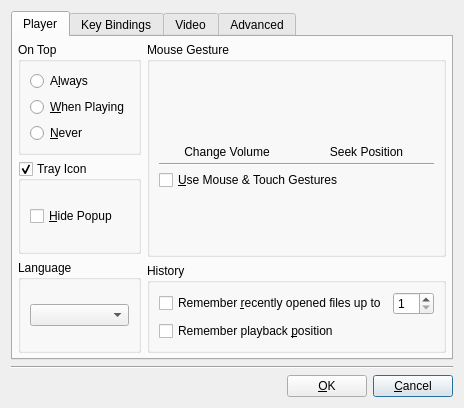
<?xml version="1.0" encoding="UTF-8"?>
<ui version="4.0">
 <class>PreferencesDialog</class>
 <widget class="QDialog" name="PreferencesDialog">
  <property name="geometry">
   <rect>
    <x>0</x>
    <y>0</y>
    <width>447</width>
    <height>408</height>
   </rect>
  </property>
  <property name="windowTitle">
   <string>Preferences</string>
  </property>
  <layout class="QVBoxLayout" name="verticalLayout_12">
   <item>
    <widget class="QTabWidget" name="tabWidget">
     <property name="currentIndex">
      <number>0</number>
     </property>
     <widget class="QWidget" name="tab">
      <attribute name="title">
       <string>Player</string>
      </attribute>
      <layout class="QHBoxLayout" name="horizontalLayout_5">
       <property name="leftMargin">
        <number>5</number>
       </property>
       <property name="topMargin">
        <number>5</number>
       </property>
       <property name="rightMargin">
        <number>5</number>
       </property>
       <property name="bottomMargin">
        <number>5</number>
       </property>
       <item>
        <layout class="QVBoxLayout" name="verticalLayout">
         <item>
          <widget class="QGroupBox" name="groupBox">
           <property name="title">
            <string>On Top</string>
           </property>
           <layout class="QVBoxLayout" name="verticalLayout_2">
            <item>
             <widget class="QRadioButton" name="alwaysRadioButton">
              <property name="text">
               <string>A&amp;lways</string>
              </property>
             </widget>
            </item>
            <item>
             <widget class="QRadioButton" name="playingRadioButton">
              <property name="text">
               <string>&amp;When Playing</string>
              </property>
             </widget>
            </item>
            <item>
             <widget class="QRadioButton" name="neverRadioButton">
              <property name="text">
               <string>&amp;Never</string>
              </property>
             </widget>
            </item>
           </layout>
          </widget>
         </item>
         <item>
          <widget class="QGroupBox" name="groupBox_2">
           <property name="title">
            <string>Tray Icon</string>
           </property>
           <property name="checkable">
            <bool>true</bool>
           </property>
           <layout class="QVBoxLayout" name="verticalLayout_3">
            <item>
             <widget class="QCheckBox" name="hidePopupCheckBox">
              <property name="text">
               <string>&amp;Hide Popup</string>
              </property>
             </widget>
            </item>
           </layout>
          </widget>
         </item>
         <item>
          <widget class="QGroupBox" name="groupBox_6">
           <property name="title">
            <string>Language</string>
           </property>
           <layout class="QHBoxLayout" name="horizontalLayout_3">
            <item>
             <widget class="QComboBox" name="langComboBox">
              <property name="sizePolicy">
               <sizepolicy hsizetype="Expanding" vsizetype="Fixed">
                <horstretch>0</horstretch>
                <verstretch>0</verstretch>
               </sizepolicy>
              </property>
             </widget>
            </item>
           </layout>
          </widget>
         </item>
        </layout>
       </item>
       <item>
        <layout class="QVBoxLayout" name="verticalLayout_9">
         <item>
          <widget class="QGroupBox" name="groupBox_4">
           <property name="title">
            <string>Mouse Gesture</string>
           </property>
           <layout class="QVBoxLayout" name="verticalLayout_7">
            <property name="spacing">
             <number>4</number>
            </property>
            <item>
             <spacer name="verticalSpacer_2">
              <property name="orientation">
               <enum>Qt::Vertical</enum>
              </property>
              <property name="sizeHint" stdset="0">
               <size>
                <width>20</width>
                <height>40</height>
               </size>
              </property>
             </spacer>
            </item>
            <item>
             <layout class="QHBoxLayout" name="horizontalLayout_7">
              <item>
               <layout class="QVBoxLayout" name="verticalLayout_10">
                <item>
                 <widget class="QLabel" name="label_7">
                  <property name="pixmap">
                   <pixmap resource="../rsclist.qrc">:/img/gesture_volume.svg</pixmap>
                  </property>
                 </widget>
                </item>
                <item>
                 <widget class="QLabel" name="label_8">
                  <property name="text">
                   <string>Change Volume</string>
                  </property>
                  <property name="alignment">
                   <set>Qt::AlignCenter</set>
                  </property>
                 </widget>
                </item>
               </layout>
              </item>
              <item>
               <layout class="QVBoxLayout" name="verticalLayout_11">
                <item>
                 <widget class="QLabel" name="label_4">
                  <property name="pixmap">
                   <pixmap resource="../rsclist.qrc">:/img/gesture_seek.svg</pixmap>
                  </property>
                 </widget>
                </item>
                <item>
                 <widget class="QLabel" name="label_9">
                  <property name="text">
                   <string>Seek Position</string>
                  </property>
                  <property name="alignment">
                   <set>Qt::AlignCenter</set>
                  </property>
                 </widget>
                </item>
               </layout>
              </item>
             </layout>
            </item>
            <item>
             <widget class="Line" name="line_2">
              <property name="orientation">
               <enum>Qt::Horizontal</enum>
              </property>
             </widget>
            </item>
            <item>
             <widget class="QCheckBox" name="gestureCheckBox">
              <property name="text">
               <string>&amp;Use Mouse &amp;&amp; Touch Gestures</string>
              </property>
             </widget>
            </item>
            <item>
             <spacer name="verticalSpacer_3">
              <property name="orientation">
               <enum>Qt::Vertical</enum>
              </property>
              <property name="sizeHint" stdset="0">
               <size>
                <width>20</width>
                <height>40</height>
               </size>
              </property>
             </spacer>
            </item>
           </layout>
          </widget>
         </item>
         <item>
          <widget class="QGroupBox" name="groupBox_5">
           <property name="title">
            <string>History</string>
           </property>
           <layout class="QVBoxLayout" name="verticalLayout_6">
            <item>
             <layout class="QHBoxLayout" name="horizontalLayout_6">
              <item>
               <widget class="QCheckBox" name="recentCheckBox">
                <property name="text">
                 <string>Remember &amp;recently opened files up to</string>
                </property>
               </widget>
              </item>
              <item>
               <widget class="QSpinBox" name="recentSpinBox">
                <property name="minimum">
                 <number>1</number>
                </property>
                <property name="maximum">
                 <number>20</number>
                </property>
               </widget>
              </item>
             </layout>
            </item>
            <item>
             <widget class="QCheckBox" name="resumeCheckBox">
              <property name="text">
               <string>Remember playback &amp;position</string>
              </property>
             </widget>
            </item>
           </layout>
          </widget>
         </item>
        </layout>
       </item>
      </layout>
     </widget>
     <widget class="QWidget" name="tab_3">
      <attribute name="title">
       <string>Key Bindings</string>
      </attribute>
      <layout class="QVBoxLayout" name="verticalLayout_5">
       <property name="leftMargin">
        <number>0</number>
       </property>
       <property name="topMargin">
        <number>0</number>
       </property>
       <property name="rightMargin">
        <number>0</number>
       </property>
       <property name="bottomMargin">
        <number>0</number>
       </property>
       <item>
        <widget class="QLabel" name="label_6">
         <property name="text">
          <string>Prefix a command with 'mpv' to make it run as an input command.</string>
         </property>
         <property name="wordWrap">
          <bool>true</bool>
         </property>
        </widget>
       </item>
       <item>
        <widget class="QTableWidget" name="infoWidget">
         <property name="editTriggers">
          <set>QAbstractItemView::NoEditTriggers</set>
         </property>
         <property name="tabKeyNavigation">
          <bool>false</bool>
         </property>
         <property name="showDropIndicator" stdset="0">
          <bool>false</bool>
         </property>
         <property name="alternatingRowColors">
          <bool>true</bool>
         </property>
         <property name="selectionMode">
          <enum>QAbstractItemView::SingleSelection</enum>
         </property>
         <property name="selectionBehavior">
          <enum>QAbstractItemView::SelectRows</enum>
         </property>
         <property name="sortingEnabled">
          <bool>true</bool>
         </property>
         <property name="cornerButtonEnabled">
          <bool>false</bool>
         </property>
         <attribute name="horizontalHeaderCascadingSectionResizes">
          <bool>false</bool>
         </attribute>
         <attribute name="horizontalHeaderHighlightSections">
          <bool>false</bool>
         </attribute>
         <attribute name="horizontalHeaderStretchLastSection">
          <bool>true</bool>
         </attribute>
         <attribute name="verticalHeaderVisible">
          <bool>false</bool>
         </attribute>
         <attribute name="verticalHeaderHighlightSections">
          <bool>false</bool>
         </attribute>
         <column>
          <property name="text">
           <string>Key</string>
          </property>
         </column>
         <column>
          <property name="text">
           <string>Command</string>
          </property>
         </column>
         <column>
          <property name="text">
           <string>Label</string>
          </property>
         </column>
        </widget>
       </item>
       <item>
        <layout class="QHBoxLayout" name="horizontalLayout_4">
         <item>
          <widget class="QPushButton" name="addKeyButton">
           <property name="icon">
            <iconset resource="../rsclist.qrc">
             <normaloff>:/img/add.svg</normaloff>:/img/add.svg</iconset>
           </property>
          </widget>
         </item>
         <item>
          <widget class="QPushButton" name="removeKeyButton">
           <property name="enabled">
            <bool>false</bool>
           </property>
           <property name="icon">
            <iconset resource="../rsclist.qrc">
             <normaloff>:/img/remove.svg</normaloff>:/img/remove.svg</iconset>
           </property>
          </widget>
         </item>
         <item>
          <widget class="QPushButton" name="editKeyButton">
           <property name="enabled">
            <bool>false</bool>
           </property>
           <property name="icon">
            <iconset resource="../rsclist.qrc">
             <normaloff>:/img/edit.svg</normaloff>:/img/edit.svg</iconset>
           </property>
          </widget>
         </item>
         <item>
          <spacer name="horizontalSpacer_5">
           <property name="orientation">
            <enum>Qt::Horizontal</enum>
           </property>
           <property name="sizeHint" stdset="0">
            <size>
             <width>40</width>
             <height>20</height>
            </size>
           </property>
          </spacer>
         </item>
         <item>
          <widget class="QPushButton" name="resetKeyButton">
           <property name="text">
            <string>Rese&amp;t All</string>
           </property>
          </widget>
         </item>
        </layout>
       </item>
      </layout>
     </widget>
     <widget class="QWidget" name="tab_2">
      <attribute name="title">
       <string>Video</string>
      </attribute>
      <layout class="QVBoxLayout" name="verticalLayout_4">
       <property name="leftMargin">
        <number>5</number>
       </property>
       <property name="topMargin">
        <number>5</number>
       </property>
       <property name="rightMargin">
        <number>5</number>
       </property>
       <property name="bottomMargin">
        <number>5</number>
       </property>
       <item>
        <layout class="QHBoxLayout" name="horizontalLayout">
         <item>
          <widget class="QCheckBox" name="autoFitCheckBox">
           <property name="text">
            <string>&amp;Auto-Fit Window:</string>
           </property>
          </widget>
         </item>
         <item>
          <widget class="QComboBox" name="comboBox">
           <property name="currentIndex">
            <number>2</number>
           </property>
           <item>
            <property name="text">
             <string>50%</string>
            </property>
           </item>
           <item>
            <property name="text">
             <string>75%</string>
            </property>
           </item>
           <item>
            <property name="text">
             <string>100%</string>
            </property>
           </item>
           <item>
            <property name="text">
             <string>200%</string>
            </property>
           </item>
          </widget>
         </item>
         <item>
          <spacer name="spacer">
           <property name="orientation">
            <enum>Qt::Horizontal</enum>
           </property>
           <property name="sizeHint" stdset="0">
            <size>
             <width>40</width>
             <height>20</height>
            </size>
           </property>
          </spacer>
         </item>
        </layout>
       </item>
       <item>
        <widget class="QGroupBox" name="groupBox_3">
         <property name="title">
          <string>Screenshot</string>
         </property>
         <layout class="QGridLayout" name="gridLayout">
          <item row="3" column="0">
           <widget class="QLabel" name="label_2">
            <property name="text">
             <string>File Name Template:</string>
            </property>
            <property name="alignment">
             <set>Qt::AlignRight|Qt::AlignTrailing|Qt::AlignVCenter</set>
            </property>
           </widget>
          </item>
          <item row="2" column="1">
           <widget class="QComboBox" name="formatComboBox">
            <item>
             <property name="text">
              <string>jpg</string>
             </property>
            </item>
            <item>
             <property name="text">
              <string>png</string>
             </property>
            </item>
            <item>
             <property name="text">
              <string>tga</string>
             </property>
            </item>
           </widget>
          </item>
          <item row="4" column="1">
           <widget class="QPushButton" name="changeButton">
            <property name="text">
             <string>Chang&amp;e...</string>
            </property>
           </widget>
          </item>
          <item row="2" column="0">
           <widget class="QLabel" name="label">
            <property name="text">
             <string>File Format:</string>
            </property>
            <property name="alignment">
             <set>Qt::AlignRight|Qt::AlignTrailing|Qt::AlignVCenter</set>
            </property>
           </widget>
          </item>
          <item row="3" column="1">
           <widget class="QLineEdit" name="templateLineEdit">
            <property name="text">
             <string>screenshot%#04n</string>
            </property>
           </widget>
          </item>
          <item row="4" column="0">
           <widget class="QLabel" name="label_3">
            <property name="text">
             <string>Default Save Location:</string>
            </property>
            <property name="alignment">
             <set>Qt::AlignRight|Qt::AlignTrailing|Qt::AlignVCenter</set>
            </property>
           </widget>
          </item>
          <item row="2" column="2">
           <spacer name="horizontalSpacer">
            <property name="orientation">
             <enum>Qt::Horizontal</enum>
            </property>
            <property name="sizeHint" stdset="0">
             <size>
              <width>40</width>
              <height>20</height>
             </size>
            </property>
           </spacer>
          </item>
          <item row="3" column="2">
           <spacer name="horizontalSpacer_2">
            <property name="orientation">
             <enum>Qt::Horizontal</enum>
            </property>
            <property name="sizeHint" stdset="0">
             <size>
              <width>40</width>
              <height>20</height>
             </size>
            </property>
           </spacer>
          </item>
          <item row="4" column="2">
           <spacer name="horizontalSpacer_3">
            <property name="orientation">
             <enum>Qt::Horizontal</enum>
            </property>
            <property name="sizeHint" stdset="0">
             <size>
              <width>40</width>
              <height>20</height>
             </size>
            </property>
           </spacer>
          </item>
          <item row="0" column="0">
           <widget class="QCheckBox" name="checkBox">
            <property name="text">
             <string>Always show the &amp;save window</string>
            </property>
           </widget>
          </item>
         </layout>
        </widget>
       </item>
       <item>
        <spacer name="verticalSpacer">
         <property name="orientation">
          <enum>Qt::Vertical</enum>
         </property>
         <property name="sizeHint" stdset="0">
          <size>
           <width>20</width>
           <height>40</height>
          </size>
         </property>
        </spacer>
       </item>
      </layout>
     </widget>
     <widget class="QWidget" name="tab_4">
      <attribute name="title">
       <string>Advanced</string>
      </attribute>
      <layout class="QVBoxLayout" name="verticalLayout_8">
       <item>
        <widget class="QGroupBox" name="groupBox_7">
         <property name="title">
          <string>Command Line</string>
         </property>
         <layout class="QGridLayout" name="gridLayout_2">
          <item row="0" column="0">
           <widget class="QLabel" name="label_5">
            <property name="text">
             <string>mpv msg-level:</string>
            </property>
           </widget>
          </item>
          <item row="0" column="1">
           <widget class="QComboBox" name="msgLvlComboBox">
            <property name="currentIndex">
             <number>5</number>
            </property>
            <item>
             <property name="text">
              <string>no</string>
             </property>
            </item>
            <item>
             <property name="text">
              <string>fatal</string>
             </property>
            </item>
            <item>
             <property name="text">
              <string>error</string>
             </property>
            </item>
            <item>
             <property name="text">
              <string>warn</string>
             </property>
            </item>
            <item>
             <property name="text">
              <string>info</string>
             </property>
            </item>
            <item>
             <property name="text">
              <string>status</string>
             </property>
            </item>
            <item>
             <property name="text">
              <string>v</string>
             </property>
            </item>
            <item>
             <property name="text">
              <string>debug</string>
             </property>
            </item>
            <item>
             <property name="text">
              <string>trace</string>
             </property>
            </item>
           </widget>
          </item>
          <item row="0" column="2">
           <spacer name="horizontalSpacer_4">
            <property name="orientation">
             <enum>Qt::Horizontal</enum>
            </property>
            <property name="sizeHint" stdset="0">
             <size>
              <width>40</width>
              <height>20</height>
             </size>
            </property>
           </spacer>
          </item>
         </layout>
        </widget>
       </item>
       <item>
        <spacer name="verticalSpacer_4">
         <property name="orientation">
          <enum>Qt::Vertical</enum>
         </property>
         <property name="sizeHint" stdset="0">
          <size>
           <width>20</width>
           <height>40</height>
          </size>
         </property>
        </spacer>
       </item>
      </layout>
     </widget>
    </widget>
   </item>
   <item>
    <widget class="Line" name="line">
     <property name="orientation">
      <enum>Qt::Horizontal</enum>
     </property>
    </widget>
   </item>
   <item>
    <layout class="QHBoxLayout" name="horizontalLayout_2">
     <item>
      <spacer name="spacer_3">
       <property name="orientation">
        <enum>Qt::Horizontal</enum>
       </property>
       <property name="sizeHint" stdset="0">
        <size>
         <width>40</width>
         <height>20</height>
        </size>
       </property>
      </spacer>
     </item>
     <item>
      <widget class="QPushButton" name="okButton">
       <property name="text">
        <string>&amp;OK</string>
       </property>
      </widget>
     </item>
     <item>
      <widget class="QPushButton" name="cancelButton">
       <property name="text">
        <string>&amp;Cancel</string>
       </property>
       <property name="default">
        <bool>true</bool>
       </property>
      </widget>
     </item>
    </layout>
   </item>
  </layout>
 </widget>
 <tabstops>
  <tabstop>tabWidget</tabstop>
  <tabstop>alwaysRadioButton</tabstop>
  <tabstop>playingRadioButton</tabstop>
  <tabstop>neverRadioButton</tabstop>
  <tabstop>groupBox_2</tabstop>
  <tabstop>hidePopupCheckBox</tabstop>
  <tabstop>langComboBox</tabstop>
  <tabstop>gestureCheckBox</tabstop>
  <tabstop>recentCheckBox</tabstop>
  <tabstop>recentSpinBox</tabstop>
  <tabstop>resumeCheckBox</tabstop>
  <tabstop>infoWidget</tabstop>
  <tabstop>addKeyButton</tabstop>
  <tabstop>removeKeyButton</tabstop>
  <tabstop>editKeyButton</tabstop>
  <tabstop>resetKeyButton</tabstop>
  <tabstop>autoFitCheckBox</tabstop>
  <tabstop>comboBox</tabstop>
  <tabstop>checkBox</tabstop>
  <tabstop>formatComboBox</tabstop>
  <tabstop>templateLineEdit</tabstop>
  <tabstop>changeButton</tabstop>
  <tabstop>msgLvlComboBox</tabstop>
  <tabstop>okButton</tabstop>
  <tabstop>cancelButton</tabstop>
 </tabstops>
 <resources>
  <include location="../rsclist.qrc"/>
 </resources>
 <connections/>
</ui>
